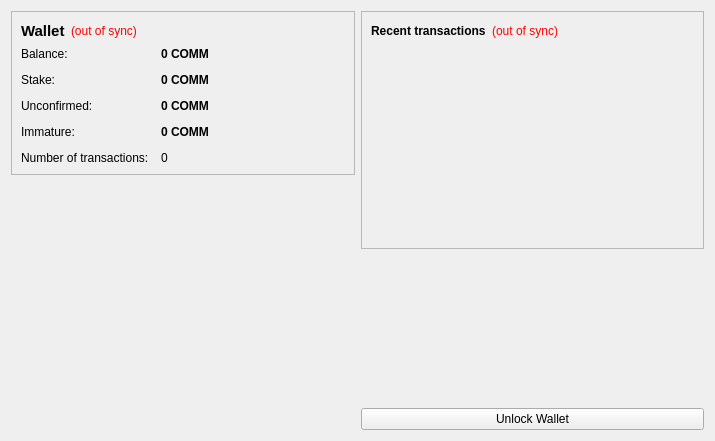
<?xml version="1.0" encoding="UTF-8"?>
<ui version="4.0">
 <class>OverviewPage</class>
 <widget class="QWidget" name="OverviewPage">
  <property name="geometry">
   <rect>
    <x>0</x>
    <y>0</y>
    <width>715</width>
    <height>441</height>
   </rect>
  </property>
  <property name="windowTitle">
   <string>Form</string>
  </property>
  <layout class="QHBoxLayout" name="horizontalLayout" stretch="1,1">
   <item>
    <layout class="QVBoxLayout" name="verticalLayout_2">
     <item>
      <widget class="QFrame" name="frame">
       <property name="frameShape">
        <enum>QFrame::StyledPanel</enum>
       </property>
       <property name="frameShadow">
        <enum>QFrame::Raised</enum>
       </property>
       <layout class="QVBoxLayout" name="verticalLayout_4">
        <item>
         <layout class="QHBoxLayout" name="horizontalLayout_4">
          <item>
           <widget class="QLabel" name="label_5">
            <property name="font">
             <font>
              <pointsize>11</pointsize>
              <weight>75</weight>
              <bold>true</bold>
             </font>
            </property>
            <property name="text">
             <string>Wallet</string>
            </property>
           </widget>
          </item>
          <item>
           <widget class="QLabel" name="labelWalletStatus">
            <property name="toolTip">
             <string>The displayed information may be out of date. Your wallet automatically synchronizes with the MyFirstCoin network after a connection is established, but this process has not completed yet.</string>
            </property>
            <property name="styleSheet">
             <string notr="true">QLabel { color: red; }</string>
            </property>
            <property name="text">
             <string notr="true">(out of sync)</string>
            </property>
            <property name="alignment">
             <set>Qt::AlignLeading|Qt::AlignLeft|Qt::AlignVCenter</set>
            </property>
           </widget>
          </item>
          <item>
           <spacer name="horizontalSpacer_2">
            <property name="orientation">
             <enum>Qt::Horizontal</enum>
            </property>
            <property name="sizeHint" stdset="0">
             <size>
              <width>40</width>
              <height>20</height>
             </size>
            </property>
           </spacer>
          </item>
         </layout>
        </item>
        <item>
         <layout class="QFormLayout" name="formLayout_2">
          <property name="fieldGrowthPolicy">
           <enum>QFormLayout::AllNonFixedFieldsGrow</enum>
          </property>
          <property name="horizontalSpacing">
           <number>12</number>
          </property>
          <property name="verticalSpacing">
           <number>12</number>
          </property>
          <item row="0" column="0">
           <widget class="QLabel" name="label">
            <property name="text">
             <string>Balance:</string>
            </property>
           </widget>
          </item>
          <item row="0" column="1">
           <widget class="QLabel" name="labelBalance">
            <property name="font">
             <font>
              <weight>75</weight>
              <bold>true</bold>
             </font>
            </property>
            <property name="cursor">
             <cursorShape>IBeamCursor</cursorShape>
            </property>
            <property name="toolTip">
             <string>Your current balance</string>
            </property>
            <property name="text">
             <string notr="true">0 COMM</string>
            </property>
            <property name="textInteractionFlags">
             <set>Qt::LinksAccessibleByMouse|Qt::TextSelectableByKeyboard|Qt::TextSelectableByMouse</set>
            </property>
           </widget>
          </item>
          <item row="1" column="0">
           <widget class="QLabel" name="label_6">
            <property name="text">
             <string>Stake:</string>
            </property>
           </widget>
          </item>
          <item row="1" column="1">
           <widget class="QLabel" name="labelStake">
            <property name="font">
             <font>
              <weight>75</weight>
              <bold>true</bold>
             </font>
            </property>
            <property name="cursor">
             <cursorShape>IBeamCursor</cursorShape>
            </property>
            <property name="toolTip">
             <string>Total of coins that was staked, and do not yet count toward the current balance</string>
            </property>
            <property name="text">
             <string notr="true">0 COMM</string>
            </property>
            <property name="textInteractionFlags">
             <set>Qt::LinksAccessibleByMouse|Qt::TextSelectableByKeyboard|Qt::TextSelectableByMouse</set>
            </property>
           </widget>
          </item>
          <item row="2" column="0">
           <widget class="QLabel" name="label_3">
            <property name="text">
             <string>Unconfirmed:</string>
            </property>
           </widget>
          </item>
          <item row="2" column="1">
           <widget class="QLabel" name="labelUnconfirmed">
            <property name="font">
             <font>
              <weight>75</weight>
              <bold>true</bold>
             </font>
            </property>
            <property name="cursor">
             <cursorShape>IBeamCursor</cursorShape>
            </property>
            <property name="toolTip">
             <string>Total of transactions that have yet to be confirmed, and do not yet count toward the current balance</string>
            </property>
            <property name="text">
             <string notr="true">0 COMM</string>
            </property>
            <property name="textInteractionFlags">
             <set>Qt::LinksAccessibleByMouse|Qt::TextSelectableByKeyboard|Qt::TextSelectableByMouse</set>
            </property>
           </widget>
          </item>
          <item row="3" column="0">
           <widget class="QLabel" name="labelImmatureText">
            <property name="text">
             <string>Immature:</string>
            </property>
           </widget>
          </item>
          <item row="3" column="1">
           <widget class="QLabel" name="labelImmature">
            <property name="font">
             <font>
              <weight>75</weight>
              <bold>true</bold>
             </font>
            </property>
            <property name="toolTip">
             <string>Mined balance that has not yet matured</string>
            </property>
            <property name="text">
             <string notr="true">0 COMM</string>
            </property>
            <property name="textInteractionFlags">
             <set>Qt::LinksAccessibleByMouse|Qt::TextSelectableByKeyboard|Qt::TextSelectableByMouse</set>
            </property>
           </widget>
          </item>
          <item row="4" column="0">
           <widget class="QLabel" name="label_2">
            <property name="text">
             <string>Number of transactions:</string>
            </property>
           </widget>
          </item>
          <item row="4" column="1">
           <widget class="QLabel" name="labelNumTransactions">
            <property name="toolTip">
             <string>Total number of transactions in wallet</string>
            </property>
            <property name="text">
             <string notr="true">0</string>
            </property>
           </widget>
          </item>
         </layout>
        </item>
       </layout>
      </widget>
     </item>
     <item>
      <spacer name="verticalSpacer">
       <property name="orientation">
        <enum>Qt::Vertical</enum>
       </property>
       <property name="sizeHint" stdset="0">
        <size>
         <width>20</width>
         <height>40</height>
        </size>
       </property>
      </spacer>
     </item>
     <item>
      <widget class="QLabel" name="label_6">
       <property name="text">
        <string/>
       </property>
       <property name="pixmap">
        <pixmap resource="../bitcoin.qrc">:/images/backg</pixmap>
       </property>
       <property name="scaledContents">
        <bool>false</bool>
       </property>
       <property name="alignment">
        <set>Qt::AlignCenter</set>
       </property>
       <property name="margin">
        <number>-2</number>
       </property>
      </widget>
     </item>
    </layout>
   </item>
   <item>
    <layout class="QVBoxLayout" name="verticalLayout_3">
     <item>
      <widget class="QFrame" name="frame_2">
       <property name="frameShape">
        <enum>QFrame::StyledPanel</enum>
       </property>
       <property name="frameShadow">
        <enum>QFrame::Raised</enum>
       </property>
       <layout class="QVBoxLayout" name="verticalLayout">
        <item>
         <layout class="QHBoxLayout" name="horizontalLayout_2">
          <item>
           <widget class="QLabel" name="label_4">
            <property name="text">
             <string>&lt;b&gt;Recent transactions&lt;/b&gt;</string>
            </property>
           </widget>
          </item>
          <item>
           <widget class="QLabel" name="labelTransactionsStatus">
            <property name="toolTip">
             <string>The displayed information may be out of date. Your wallet automatically synchronizes with the MyFirstCoin network after a connection is established, but this process has not completed yet.</string>
            </property>
            <property name="styleSheet">
             <string notr="true">QLabel { color: red; }</string>
            </property>
            <property name="text">
             <string notr="true">(out of sync)</string>
            </property>
            <property name="alignment">
             <set>Qt::AlignRight|Qt::AlignTrailing|Qt::AlignVCenter</set>
            </property>
           </widget>
          </item>
          <item>
           <spacer name="horizontalSpacer">
            <property name="orientation">
             <enum>Qt::Horizontal</enum>
            </property>
            <property name="sizeHint" stdset="0">
             <size>
              <width>40</width>
              <height>20</height>
             </size>
            </property>
           </spacer>
          </item>
         </layout>
        </item>
        <item>
         <widget class="QListView" name="listTransactions">
          <property name="styleSheet">
           <string notr="true">QListView { background: transparent; }</string>
          </property>
          <property name="frameShape">
           <enum>QFrame::NoFrame</enum>
          </property>
          <property name="verticalScrollBarPolicy">
           <enum>Qt::ScrollBarAlwaysOff</enum>
          </property>
          <property name="horizontalScrollBarPolicy">
           <enum>Qt::ScrollBarAlwaysOff</enum>
          </property>
          <property name="selectionMode">
           <enum>QAbstractItemView::NoSelection</enum>
          </property>
         </widget>
        </item>
       </layout>
      </widget>
     </item>
     <item>
      <spacer name="verticalSpacer_2">
       <property name="orientation">
        <enum>Qt::Vertical</enum>
       </property>
       <property name="sizeHint" stdset="0">
        <size>
         <width>20</width>
         <height>40</height>
        </size>
       </property>
      </spacer>
     </item>
     <item>
      <widget class="QPushButton" name="unlockWalletButton">
       <property name="text">
        <string>Unlock Wallet</string>
       </property>
      </widget>
     </item>
    </layout>
   </item>
  </layout>
 </widget>
 <resources>
  <include location="../bitcoin.qrc"/>
 </resources>
 <connections/>
</ui>
